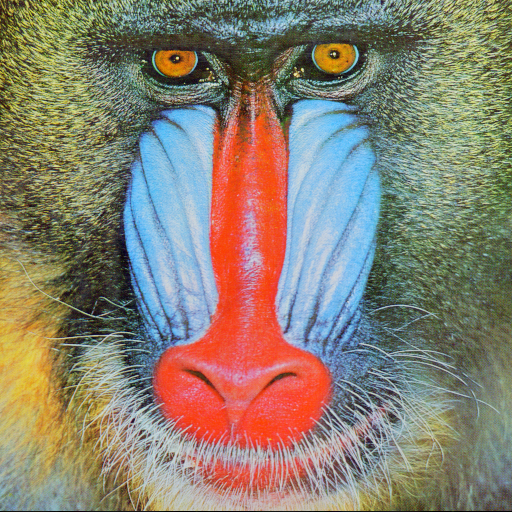
#> input picture Images/baboon.png, 512 x 512 px
$ python ex3.py
#> lines starting #> are read from the running program, lines starting #| are printed output that depends on the picture
from PIL import Image
import numpy as np
from scipy.ndimage import filters
import matplotlib.pyplot as plt

##An alternative image normalization to histogram equalization is a quotient image. A
##quotient image is obtained by dividing the image with a blurred version I /(I ∗ G σ ).
##Implement this and try it on some sample images.

infile = '../Images/baboon.png'
sigma = 3
im = np.array(Image.open(infile))
#> im is the input picture: shape (512, 512, 3); mean R, G, B 137.4, 128.9, 113.1
im_blurred = filters.gaussian_filter(im, sigma)
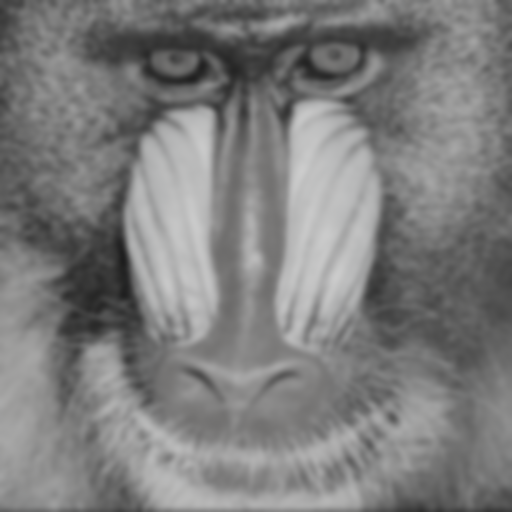
#> im_blurred: shape (512, 512, 3); mean R, G, B 125.1, 125, 124.9
im_quotient = np.subtract(im, im_blurred)
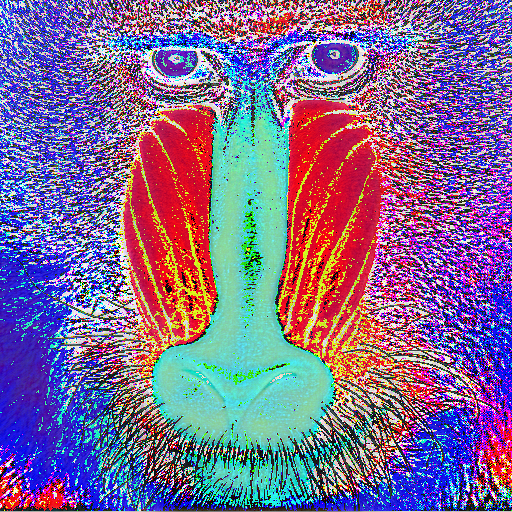
#> im_quotient: shape (512, 512, 3); mean R, G, B 127.4, 106, 146.4

plt.figure()
plt.imshow(im_quotient)
plt.title('Quotient')
plt.show()
